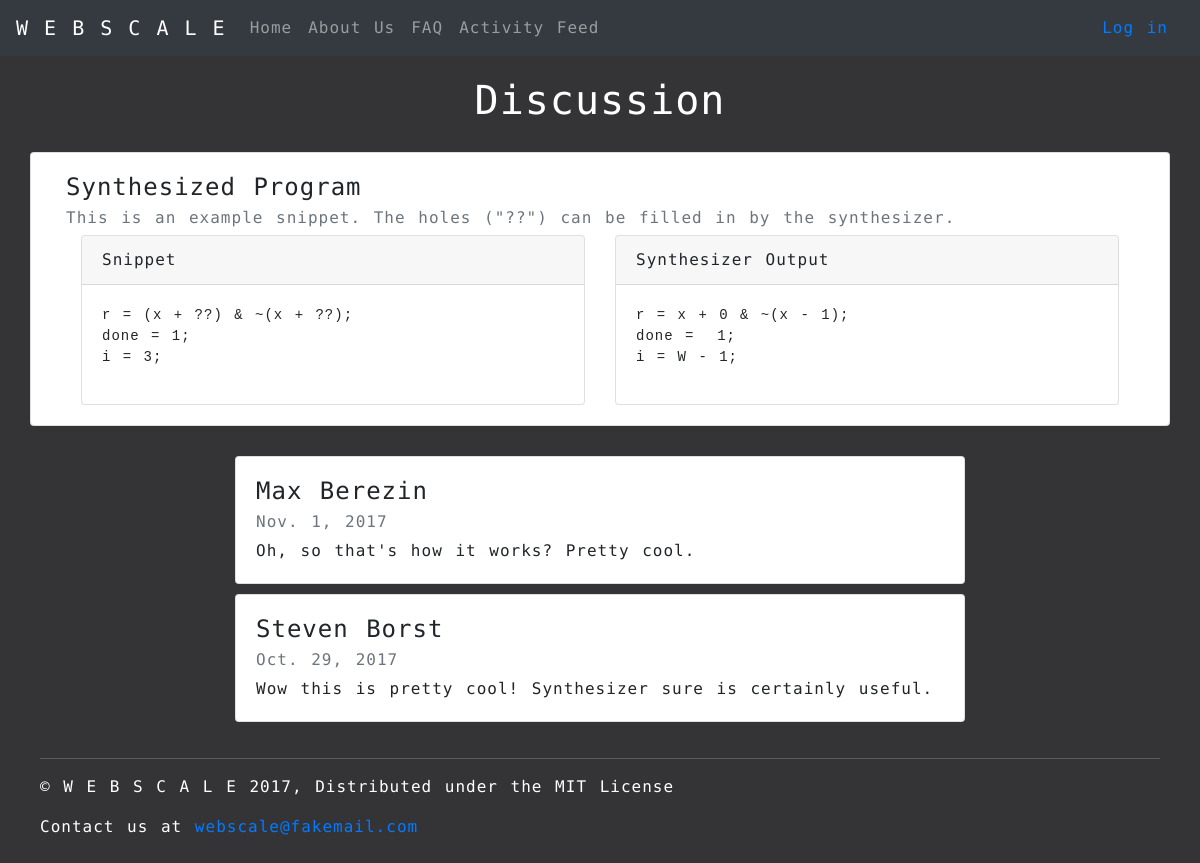
Page /discussion/ec59bdefc8ad49f5b782e158f72f78a3 on the earlier database version.
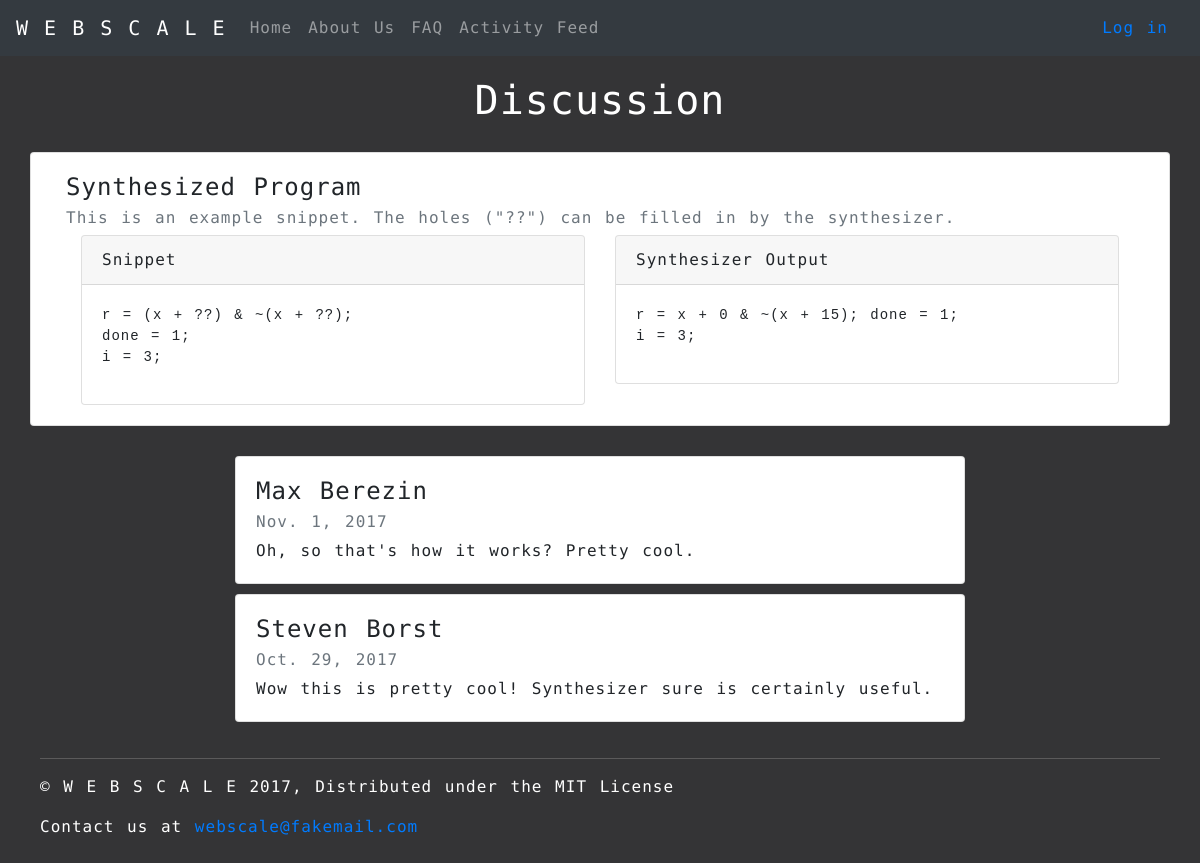
Same page on the later database version.
### synthesizer/models.py (models this page shows, shortened)
class Snippit(models.Model):
    id = models.UUIDField(primary_key=True, default=uuid.uuid4, help_text="Unique ID for this Snippit")
    user_id = models.ForeignKey(User, on_delete=models.SET_NULL, null=True)
    name = models.CharField('Name', max_length=200, help_text="Enter name")
    description = models.TextField(max_length=1000, help_text="Enter the snippit description")
    program_text = models.TextField(max_length=99999, help_text="Enter the program holes")
    program_spec = models.TextField(max_length=99999, help_text="Enter the program spec")
    """
    The synthesizer result needs to be a different kind of model field that will be generated, not entered
    """
    synthesizer_result = models.TextField(max_length=99999, help_text="Enter the synthesizer result")
    is_public = models.BooleanField(default=True, help_text="Toggle for user's public visibility")

class Comment(models.Model):
    id = models.UUIDField(primary_key=True, default=uuid.uuid4, help_text="Unique ID for this comment")
    user_id = models.ForeignKey(User, on_delete=models.SET_NULL, null=True)
    snippit_id = models.ForeignKey('Snippit', on_delete=models.SET_NULL, null=True)
    text = models.TextField(max_length=99999, help_text="Enter the comment text")
    date_posted = models.DateField(null=True, blank=True)

### synthesizer/views.py (the view, shortened to what this page needs)
# urls.py: url(r'^discussion/(\w*)$', views.discussion, name='discussion'),
def discussion(request, snippetID):
    snippet = Snippit.objects.get(pk=snippetID)
    page_context = {'page_title': 'Discussion'}
    snippet_comments = list(
        map(lambda comment: (comment.user_id.get_full_name(),
                             comment.text, comment.date_posted),
                            Comment.objects.filter(snippit_id=snippetID))
        )
    print(list(snippet_comments))
    page_context['snippet_id'] = snippet.id.hex
    page_context['snippet_name'] = snippet.name
    page_context['snippet_user_id'] = snippet.user_id
    page_context['snippet_description'] = snippet.description
    page_context['snippet_text'] = snippet.program_text
    page_context['snippet_result'] = snippet.synthesizer_result
    page_context['snippet_comments'] = snippet_comments
    return render(
        request,
        'synthesizer/discussion.html',
        page_context,
    )

### synthesizer/templates/synthesizer/discussion.html (shortened to what this page needs)
{% extends "base_page.html" %}
{% block css %}
{% load static %}
<link rel="stylesheet" type="text/css" href="{% static 'css/webscale-discussion.css' %}">
{% endblock %}
{% block content %}
<div>
    <h1 class="page-title">Discussion</h1>
    <div id="main" class="container">
        <div class="row">
            <div class="card col-12">
                <div class="card-body">
                    <h4 class="card-title">{{ snippet_name }}</h4>
                    <h6 class="card-subtitle mb-2 text-muted">{{ snippet_description }}</h6>
                    <div class="container-fluid">
                        <div class="row">
                            <div class="col-6">
                                <div class="card">
                                    <div class="card-header">Snippet</div>
                                    <div class="card-body">
                                        <pre>{{ snippet_text }}</pre>
                                    </div>
                                </div>
                            </div>
                            <div class="col-6">
                                <div class="card">
                                    <div class="card-header">Synthesizer Output</div>
                                    <div class="card-body">
                                        <pre>{{ snippet_result }}</pre>
                                    </div>
                                </div>
                            </div>
                        </div>
                    </div>
                </div>
            </div>
        </div>
        <div class="row comments">
            <div class="comments col-2">
            </div>
            <div class="comments col-8">
                {% for comment in snippet_comments %}
                <div class="card comment">
                    <div class="card-body">
                        <h4 class="card-title">{{ comment.0 }}</h4>
                        <h6 class="card-subtitle mb-2 text-muted">{{ comment.2 }}</h6>
                        <p class="card-text">{{ comment.1 }}</p>
                    </div>
                </div>
                {% endfor %}
            </div>
        </div>
    </div>
    <footer class="footer">
        <hr class="footer-hr">
        <p>&copy; W E B S C A L E 2017, Distributed under the MIT License</p>
        <p>Contact us at <a href="mailto:webscale@fakemail.com">webscale@fakemail.com</a></p>
    </footer>
</div>
{% endblock %}

### synthesizer/templates/base_page.html (shortened to what this page needs)
<!DOCTYPE html>
<html lang="en">
<head>
  {% load static %}
  <link rel="stylesheet" href="https://maxcdn.bootstrapcdn.com/bootstrap/4.0.0-beta/css/bootstrap.min.css"
>
  {% block css %}<link rel="stylesheet" type="text/css" href="{% static 'css/webscale-index.css' %}">{% endblock %}
</head>
<body>
    {% block navbar %}
    <nav class="navbar navbar-expand-md navbar-dark bg-dark">
        <a class="navbar-brand" href="{% url 'index' %}">W E B S C A L E</a>
        <div class="collapse navbar-collapse">
            <ul class="navbar-nav mr-auto">
                <li class="nav-item">
                    <a class="nav-link" href="{% url 'index' %}">Home</a>
                </li>
                <li class="nav-item">
                    <a class="nav-link" href="{% url 'about' %}">About Us</a>
                </li>
                <li class="nav-item">
                    <a class="nav-link" href="{% url 'faq' %}">FAQ</a>
                </li>
                <li class="nav-item">
                    <a class="nav-link" href="{% url 'feed' %}">Activity Feed</a>
                </li>
            </ul>
            {% if user.is_authenticated %}
            <ul id="user-drop-down" class="navbar-nav ml-auto">
                <li class="nav-item dropdown">
                    <a class="nav-link dropdown-toggle" href="#" id="drop-down" data-toggle="dropdown" aria-haspopup="true" aria-expanded="false">{{ user.get_full_name }}</a>
                    <div class="dropdown-menu" aria-labelledby="drop-down">
                        <a class="dropdown-item" href="{% url 'profile' %}">Your Profile</a>
                        <a class="dropdown-item" href="{% url 'logout' %}">Log out</a>
                    </div>
                </li>
            </ul>
            {% else %}
            <a class="nav-link" href="{% url 'login' %}">Log in</a>
            {% endif %}
        </div>
    </nav>
    {% endblock %}
    {% block content %}{% endblock %}
</body>
</html>

### synthesizer/static/css/webscale-discussion.css (style rules this page uses)
* { letter-spacing: 1px; word-spacing: 2px; line-height: 150%; font-family: 'Encode Sans Expanded', sans-serif; }
html, body { background: linear-gradient(to bottom, rgba(52, 52, 54, 1.0), rgba(52, 52, 54, 1.0)); height: 100%; position: relative; }
body { padding-bottom: 150px; }
.page-title { text-align: center; padding-top: 20px; color: white; }
#main { padding-top: 20px; }
.comments { padding-top: 15px; }
.comment { margin-bottom: 10px; }
.footer { color: white; padding: 10px 40px 10px 40px; bottom: 0; left: 0; right: 0; }
.footer-hr { border-top: 1px solid rgba(194, 192, 192, 0.27); }

Differences in the rows shown:
changed Snippit "Synthesized Program": synthesizer_result "r = x + 0 & ~(x - 1); done = 1; i = W - 1;" → "r = x + 0 & ~(x + 15); done = 1; i = 3;"
